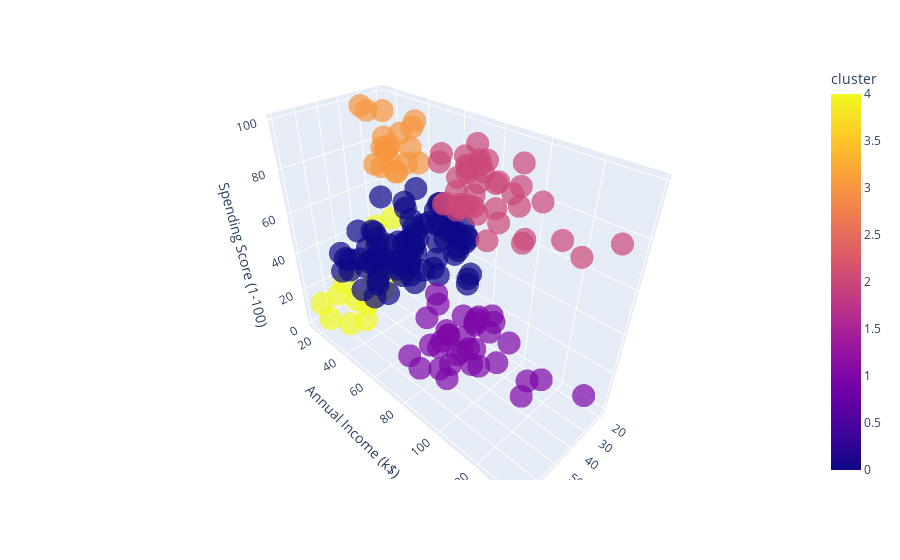

The cell this chart's notebook holds for it:
### Code cell
import plotly.express as px

px.scatter_3d(X, x='Age', y='Annual Income (k$)', z='Spending Score (1-100)',
              color='cluster', opacity=0.7)

### Figure 1 — Plotly figure (JSON) as saved in the notebook; plotly's stock layout.template omitted (floating-point values rounded to 4 significant figures; data arrays with more than 128 entries replaced by an {"elided": "..."} marker saying what was removed)
{"data": [{"hovertemplate": "Age=%{x}<br>Annual Income (k$)=%{y}<br>Spending Score (1-100)=%{z}<br>cluster=%{marker.color}<extra></extra>", "legendgroup": "", "marker": {"color": {"elided": "200 int values"}, "coloraxis": "coloraxis", "opacity": 0.7, "symbol": "circle"}, "mode": "markers", "name": "", "scene": "scene", "showlegend": false, "type": "scatter3d", "x": {"elided": "200 int values"}, "y": {"elided": "200 int values"}, "z": {"elided": "200 int values"}}], "layout": {"coloraxis": {"colorbar": {"title": {"text": "cluster"}}, "colorscale": [[0, "#0d0887"], [0.1111, "#46039f"], [0.2222, "#7201a8"], [0.3333, "#9c179e"], [0.4444, "#bd3786"], [0.5556, "#d8576b"], [0.6667, "#ed7953"], [0.7778, "#fb9f3a"], [0.8889, "#fdca26"], [1, "#f0f921"]]}, "legend": {"tracegroupgap": 0}, "margin": {"t": 60}, "scene": {"domain": {"x": [0, 1], "y": [0, 1]}, "xaxis": {"title": {"text": "Age"}}, "yaxis": {"title": {"text": "Annual Income (k$)"}}, "zaxis": {"title": {"text": "Spending Score (1-100)"}}}}}
